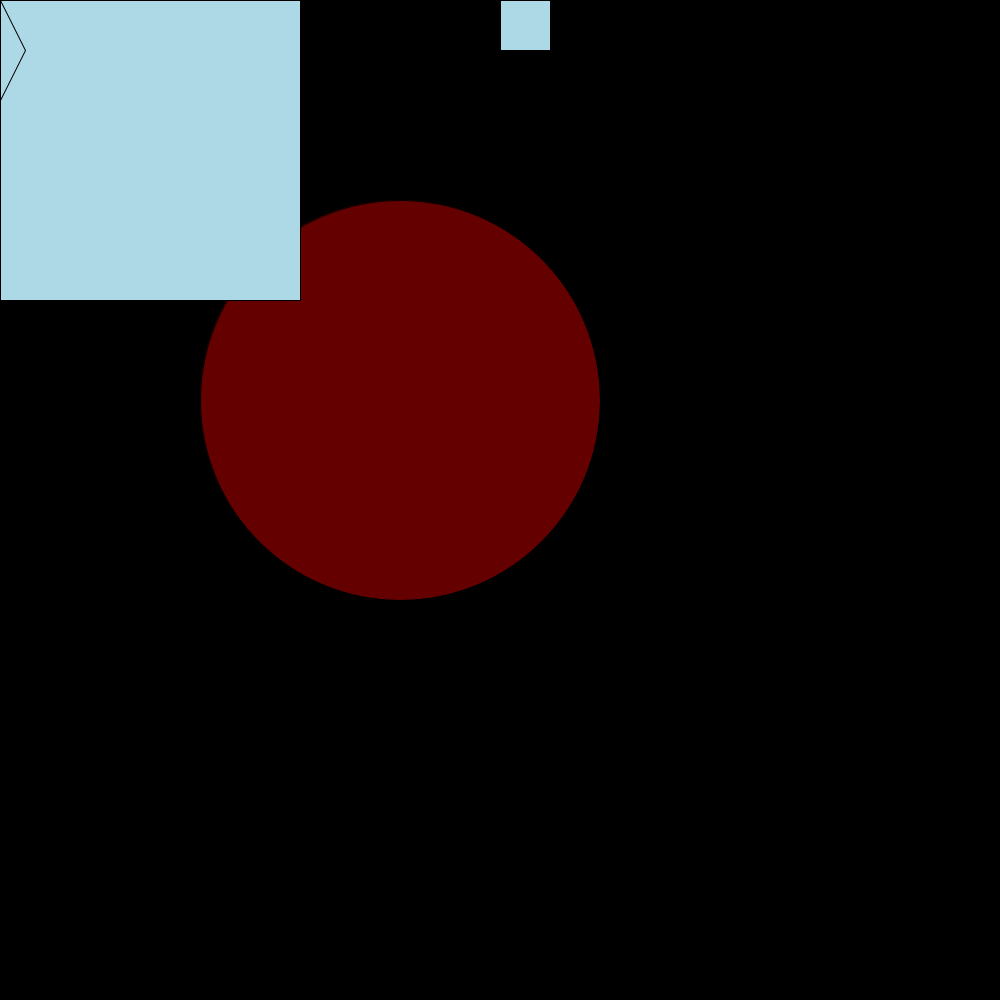
Frame 1 (no input)
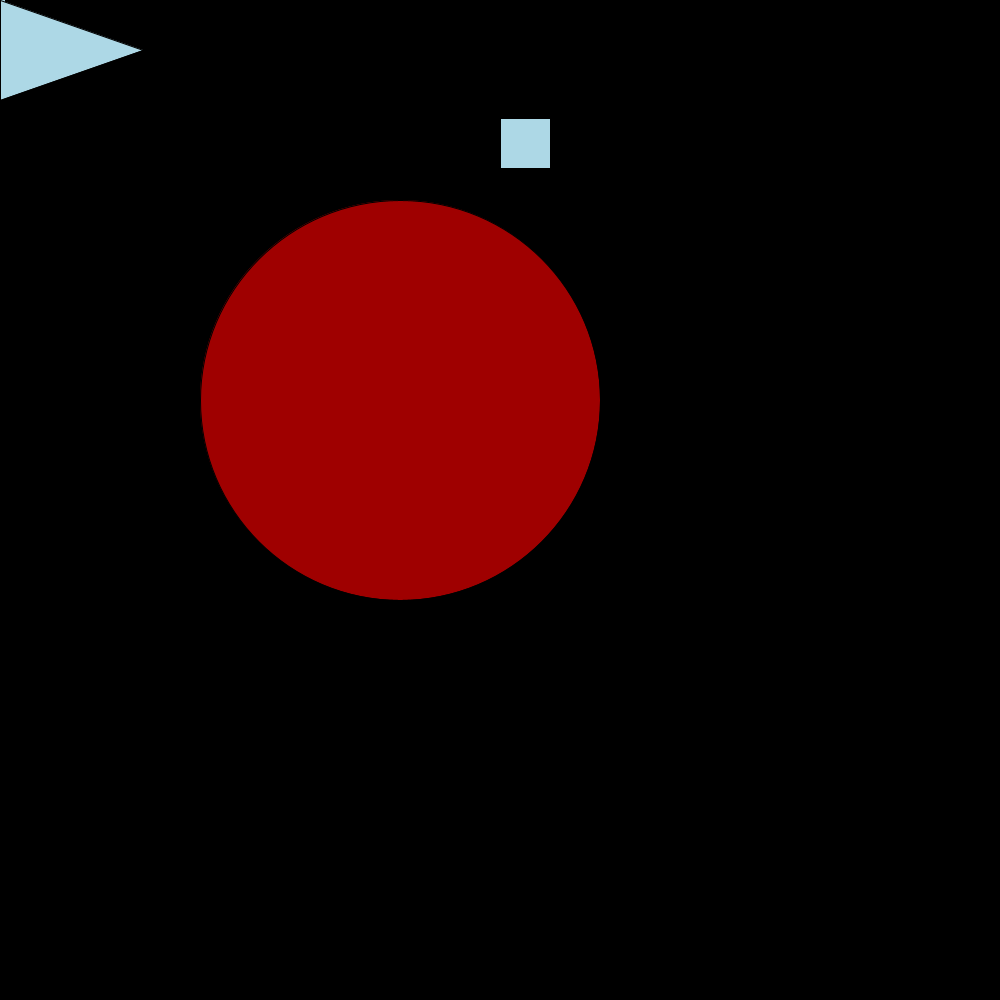
Frame 60 (the mouse pressed at the canvas centre just before this capture)
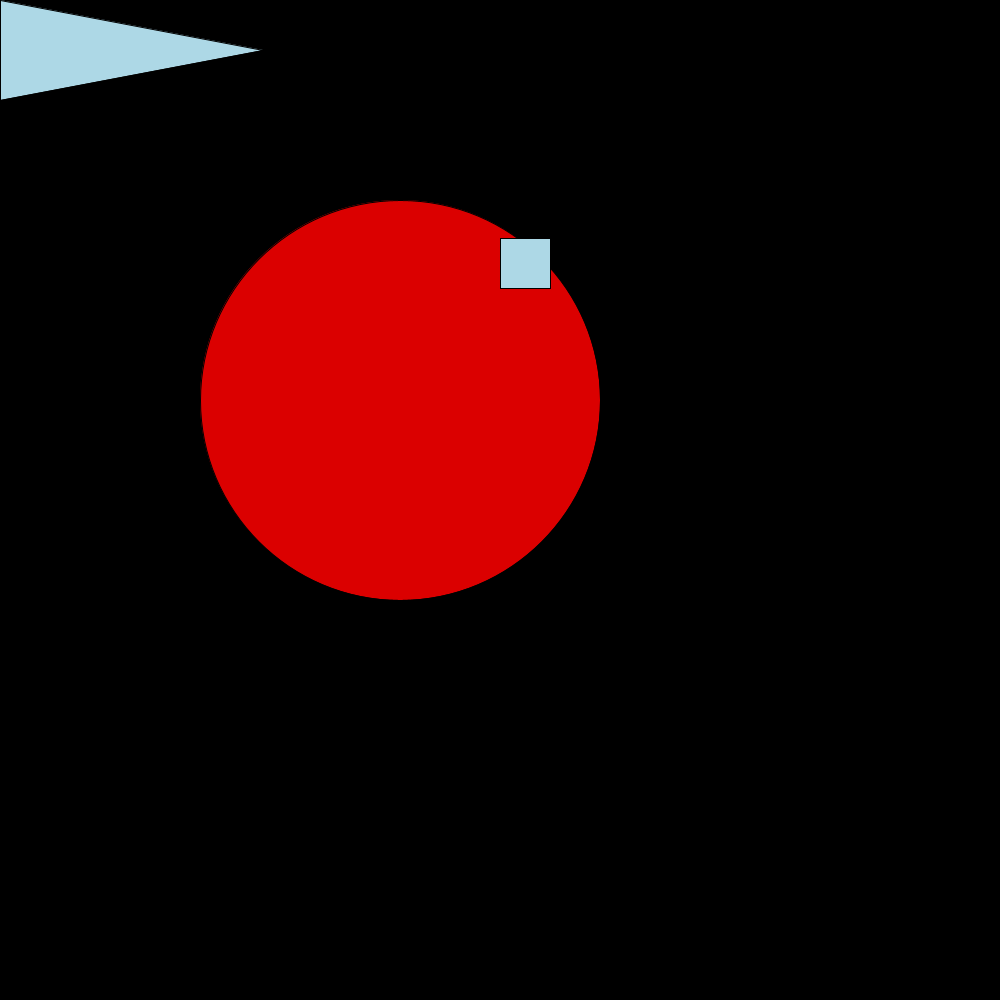
Frame 120 (the mouse held since frame 60 and released just before this capture)

The Processing sketch that drew these frames (run headless with seeded random() and noise(); from frame 60 on, the mouse is pressed at the canvas centre):

// Processing sketch: ahana_gadiyaram_reverse_engineering_variables
// ── ahana_gadiyaram_reverse_engineering_variables.pde
int l=100;
float sq=0;
int a=0;
int q= 25;

void setup() {
  size(1000, 1000);  
}


void draw() {
  background (0, 0, 0);
  fill(255, 0, 0, l);
  l=l+1;
  circle(400, 400, 400);
  fill(#ADD8E6);
  square(sq, sq, 300);
  sq= sq-5;
  square(500, a, 50);
  a= a+2;
  if(a==1000) {
    a=0;
  }
  
  
  triangle(0, 0, 0, 100, q, 50);
  q= q+2;
}
